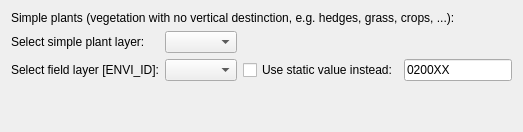
                        <widget class="QWidget" name="page_VectorLayer_2">
                         <layout class="QGridLayout" name="gridLayout_8">
                          <item row="3" column="1">
                           <widget class="QgsFieldComboBox" name="cb_simplePlantID"/>
                          </item>
                          <item row="2" column="1">
                           <widget class="QgsMapLayerComboBox" name="cb_simplePlantLayer">
                            <property name="sizePolicy">
                             <sizepolicy hsizetype="Expanding" vsizetype="Fixed">
                              <horstretch>0</horstretch>
                              <verstretch>0</verstretch>
                             </sizepolicy>
                            </property>
                            <property name="currentIndex">
                             <number>-1</number>
                            </property>
                            <property name="allowEmptyLayer">
                             <bool>true</bool>
                            </property>
                           </widget>
                          </item>
                          <item row="3" column="2">
                           <widget class="QCheckBox" name="chk_simplePlantID">
                            <property name="text">
                             <string>Use static value instead:</string>
                            </property>
                           </widget>
                          </item>
                          <item row="3" column="3">
                           <widget class="QLineEdit" name="le_simplePlant">
                            <property name="sizePolicy">
                             <sizepolicy hsizetype="Preferred" vsizetype="Fixed">
                              <horstretch>0</horstretch>
                              <verstretch>0</verstretch>
                             </sizepolicy>
                            </property>
                            <property name="text">
                             <string>0200XX</string>
                            </property>
                           </widget>
                          </item>
                          <item row="2" column="0">
                           <widget class="QLabel" name="label_15">
                            <property name="text">
                             <string>Select simple plant layer:</string>
                            </property>
                           </widget>
                          </item>
                          <item row="1" column="0" colspan="4">
                           <widget class="QLabel" name="label_22">
                            <property name="sizePolicy">
                             <sizepolicy hsizetype="Minimum" vsizetype="Fixed">
                              <horstretch>0</horstretch>
                              <verstretch>0</verstretch>
                             </sizepolicy>
                            </property>
                            <property name="text">
                             <string>Simple plants (vegetation with no vertical destinction, e.g. hedges, grass, crops, ...):</string>
                            </property>
                           </widget>
                          </item>
                          <item row="3" column="0">
                           <widget class="QLabel" name="label_16">
                            <property name="text">
                             <string>Select field layer [ENVI_ID]:</string>
                            </property>
                           </widget>
                          </item>
                          <item row="4" column="1">
                           <spacer name="verticalSpacer_10">
                            <property name="orientation">
                             <enum>Qt::Vertical</enum>
                            </property>
                            <property name="sizeHint" stdset="0">
                             <size>
                              <width>20</width>
                              <height>40</height>
                             </size>
                            </property>
                           </spacer>
                          </item>
                         </layout>
                        </widget>
